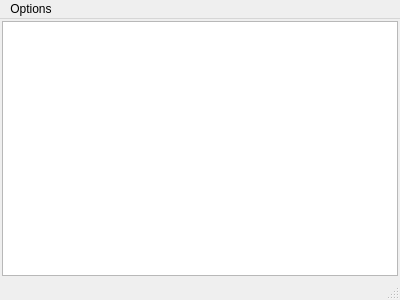
<?xml version="1.0" encoding="UTF-8"?>
<ui version="4.0">
 <class>Logger</class>
 <widget class="QMainWindow" name="Logger">
  <property name="geometry">
   <rect>
    <x>0</x>
    <y>0</y>
    <width>400</width>
    <height>300</height>
   </rect>
  </property>
  <property name="windowTitle">
   <string>Linphone TCP Logger</string>
  </property>
  <widget class="QWidget" name="centralWidget">
   <layout class="QGridLayout" name="gridLayout">
    <property name="leftMargin">
     <number>2</number>
    </property>
    <property name="topMargin">
     <number>2</number>
    </property>
    <property name="rightMargin">
     <number>2</number>
    </property>
    <property name="bottomMargin">
     <number>2</number>
    </property>
    <item row="0" column="0">
     <widget class="QTextEdit" name="textEdit"/>
    </item>
   </layout>
  </widget>
  <widget class="QMenuBar" name="menuBar">
   <property name="geometry">
    <rect>
     <x>0</x>
     <y>0</y>
     <width>400</width>
     <height>21</height>
    </rect>
   </property>
   <widget class="QMenu" name="menuOptions">
    <property name="title">
     <string>Options</string>
    </property>
    <addaction name="actionClear"/>
    <addaction name="separator"/>
    <addaction name="actionQuit"/>
   </widget>
   <addaction name="menuOptions"/>
  </widget>
  <widget class="QStatusBar" name="statusBar"/>
  <action name="actionQuit">
   <property name="icon">
    <iconset theme="application-exit">
     <normaloff/>
    </iconset>
   </property>
   <property name="text">
    <string>Quit</string>
   </property>
  </action>
  <action name="actionClear">
   <property name="icon">
    <iconset theme="edit-clear">
     <normaloff/>
    </iconset>
   </property>
   <property name="text">
    <string>Clear</string>
   </property>
  </action>
 </widget>
 <layoutdefault spacing="6" margin="11"/>
 <resources/>
 <connections>
  <connection>
   <sender>actionQuit</sender>
   <signal>triggered()</signal>
   <receiver>Logger</receiver>
   <slot>close()</slot>
   <hints>
    <hint type="sourcelabel">
     <x>-1</x>
     <y>-1</y>
    </hint>
    <hint type="destinationlabel">
     <x>199</x>
     <y>149</y>
    </hint>
   </hints>
  </connection>
  <connection>
   <sender>actionClear</sender>
   <signal>triggered()</signal>
   <receiver>textEdit</receiver>
   <slot>clear()</slot>
   <hints>
    <hint type="sourcelabel">
     <x>-1</x>
     <y>-1</y>
    </hint>
    <hint type="destinationlabel">
     <x>199</x>
     <y>150</y>
    </hint>
   </hints>
  </connection>
 </connections>
</ui>
